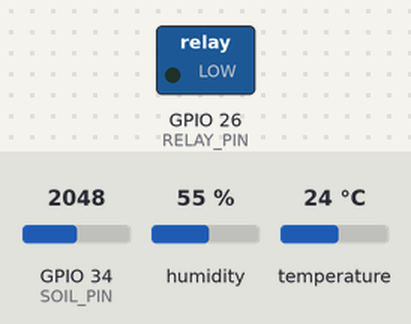
Bench run of a sketch on a simulated ESP32. On the bench: switched loads named in the sketch (green lamp = pin HIGH). Inputs (shaded band) come from the test bench; at power-on: GPIO 34 (SOIL_PIN) = 2048, humidity 55 %, temperature 24 °C. WiFi joins after 1.5 s; servers stay silent unless stated.

Above: at 3.0 s.
3.1 s: GPIO 34 (SOIL_PIN) set to 3178
8.0 s: GPIO 34 (SOIL_PIN) set to 3297
At 13.1 s:
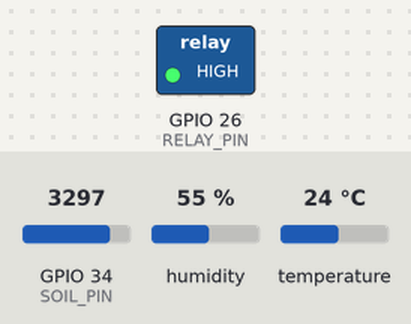
18.3 s: GPIO 34 (SOIL_PIN) set to 2866
At 22.8 s:
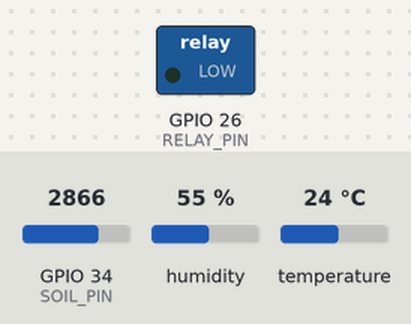
23.3 s: GPIO 34 (SOIL_PIN) set to 3603
At 28.1 s:
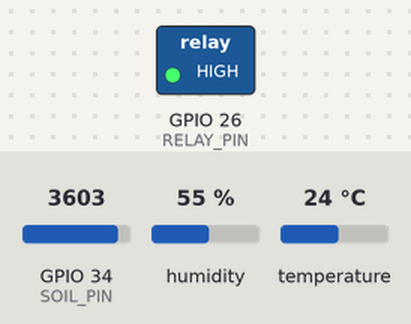
Timing chart, 0 to 33.4 s (numbered marks = the images above; inputs shaded):
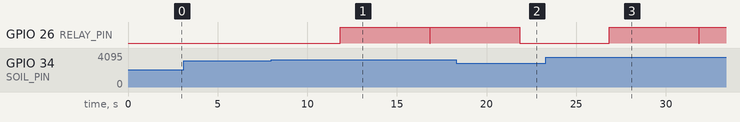

Measured:
- the behaviour switches between 3226 and 3227 on GPIO 34 (SOIL_PIN) (found by bisection; images 0 and 1)
- after the input at 3.1 s, every drawn part: stays the same
- after the input at 8.0 s, GPIO 26 (RELAY_PIN): LOW → HIGH after 3.8 s, → LOW 5.0 s later, → HIGH 0.02 s later
- after the input at 18.3 s, GPIO 26 (RELAY_PIN): goes on until 21.9 s, then stays LOW
- after the input at 23.3 s, GPIO 26 (RELAY_PIN): LOW → HIGH after 3.5 s, → LOW 5.0 s later, → HIGH 0.02 s later

The sketch:

Code.ino
```cpp
#define BLYNK_TEMPLATE_ID "Your_Template_ID"
#define BLYNK_TEMPLATE_NAME "PlantMonitor"
#define BLYNK_AUTH_TOKEN "Your_Auth_Token"

#include <WiFi.h>
#include <BlynkSimpleEsp32.h>
#include <DHT.h>

char ssid[] = "YourSSID";
char pass[] = "YourPassword";

#define SOIL_PIN 34
#define DHTPIN 27
#define RELAY_PIN 26
#define DHTTYPE DHT11

DHT dht(DHTPIN, DHTTYPE);
BlynkTimer timer;

BLYNK_WRITE(V3) {
  int value = param.asInt();
  digitalWrite(RELAY_PIN, value);
}

void sendSensorData() {
  float temp = dht.readTemperature();
  float hum = dht.readHumidity();
  int soilRaw = analogRead(SOIL_PIN);
  int soilPercent = map(soilRaw, 4095, 1200, 0, 100); // adjust range

  Blynk.virtualWrite(V0, soilPercent);
  Blynk.virtualWrite(V1, temp);
  Blynk.virtualWrite(V2, hum);

  // Auto watering
  if (soilPercent < 30) {
    digitalWrite(RELAY_PIN, HIGH);
    Blynk.virtualWrite(V3, 1);
    Blynk.logEvent("auto_watered", "Soil too dry. Auto-watering...");
    delay(5000);
    digitalWrite(RELAY_PIN, LOW);
    Blynk.virtualWrite(V3, 0);
  }
}

void setup() {
  Serial.begin(115200);
  dht.begin();
  pinMode(RELAY_PIN, OUTPUT);
  digitalWrite(RELAY_PIN, LOW);

  Blynk.begin(BLYNK_AUTH_TOKEN, ssid, pass);
  timer.setInterval(5000L, sendSensorData);
}

void loop() {
  Blynk.run();
  timer.run();
}
```
